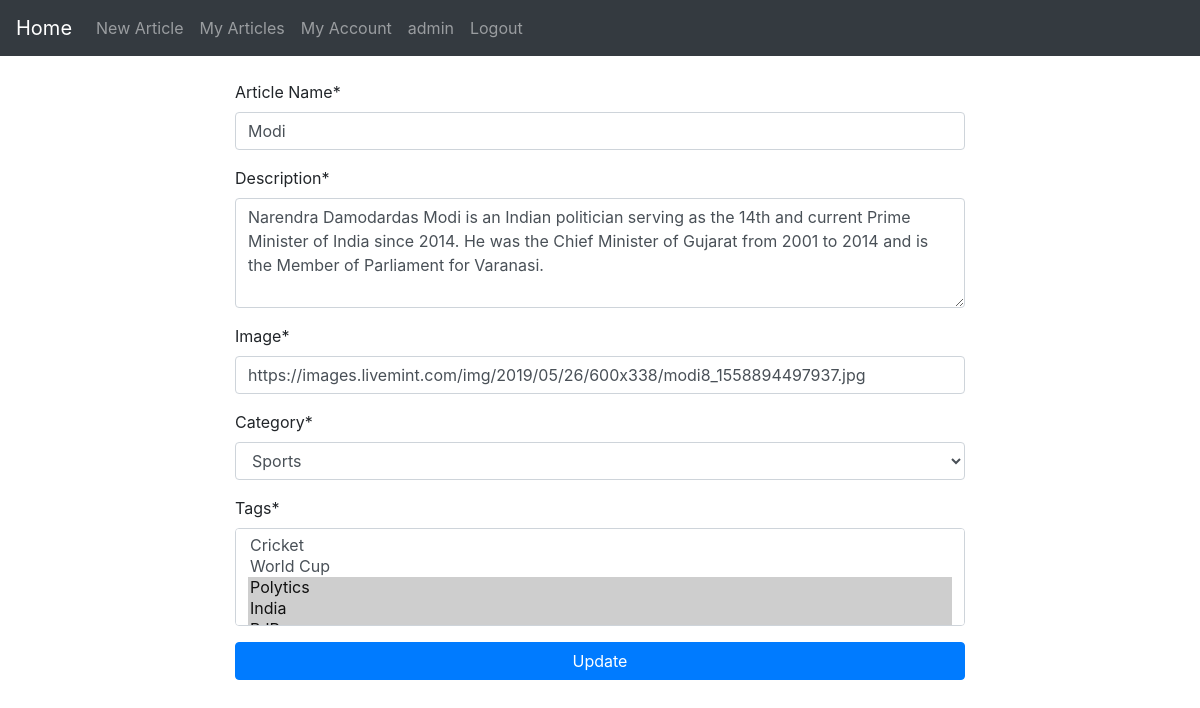
Page /articles/2/edit (signed in) on the committed database.
### articles/models.py (models this page shows, shortened)
class User(AbstractUser):
    mobile = models.CharField(max_length=13)
    birth_date = models.DateField(null=True, blank=True)
    article_preferences = models.ForeignKey(Category,on_delete=models.CASCADE,blank=True,null=True)

class Article(models.Model):
    name = models.CharField("Article Name",max_length=100)
    description = models.TextField(max_length=1000)
    image = models.CharField(max_length=500,default="http://cloudrangers.com/blog/wp-content/uploads/2017/08/blog_default.png")
    category = models.ForeignKey(Category, on_delete=models.CASCADE)
    tags = models.ManyToManyField(Tags)
    user = models.ForeignKey(User, on_delete=models.CASCADE)
    likes = models.ManyToManyField(User,blank=True,related_name='likes')
    dislikes = models.ManyToManyField(User, blank=True, related_name='dislikes')
    blocked_by = models.ManyToManyField(User,blank=True,related_name='blocked_users')

class Category(models.Model):
    name = models.CharField(max_length=300)
    def __str__(self):
        return self.name

class Tags(models.Model):
    name = models.CharField(max_length=50)
    def __str__(self):
        return self.name

### articles/views.py (the view, shortened to what this page needs)
# urls.py: path('<int:pk>/edit',views.ArticleUpdateView.as_view(),name='article_edit'),
@method_decorator(login_required, name='dispatch')
class ArticleUpdateView(UpdateView):
    model = Article
    form_class = ArticleForm
    template_name = 'articles/article_create.html'
    def get_queryset(self):
        queryset = Article.objects.filter(user=self.request.user)
        return queryset

### articles/forms.py
class ArticleForm(ModelForm):
    class Meta:
        model = Article
        exclude = ['user','likes','dislikes','blocked_by']
        widgets = {
            'description': forms.Textarea(attrs={'rows': 4, 'cols': 15}),
        }

### articles/templates/articles/article_create.html (shortened to what this page needs)
{% extends 'articles/base.html' %}
{% block content %}
<div class="row">
<div class="col-md-2"></div>
{% load crispy_forms_tags %}
<form method="post" class="col-md-8">
    {{form|crispy}}
    <input type="submit" value="{%if form.instance.pk %}Update{%else%}Save{%endif%}" class="btn btn-primary btn-block">
</form>
</div>
{% endblock %}

### articles/templates/articles/base.html (shortened to what this page needs)
<!DOCTYPE html>
<html lang="en">
<head>
    {% load static %}
    <link rel="stylesheet" href="https://maxcdn.bootstrapcdn.com/bootstrap/4.3.1/css/bootstrap.min.css">
    <link rel="stylesheet" href="https://use.fontawesome.com/releases/v5.7.0/css/all.css">
    <link href="{% static 'articles/css/article_list_styles.css' %}" rel="stylesheet">
</head>
<body>
<nav class="navbar navbar-expand-md bg-dark navbar-dark">
    <a class="navbar-brand" href="{% url 'home' %}">Home</a>
    <div class="collapse navbar-collapse" id="collapsibleNavbar">
      <ul class="navbar-nav">
          <li class="nav-item">
            <a class="nav-link" href="{% url 'article_create' %}">New Article</a>
          </li>
          {% if user.is_authenticated %}
              <li class="nav-item">
                <a class="nav-link" href="{% url 'my_articles' %}">My Articles</a>
              </li>
              <li class="nav-item">
                <a class="nav-link" href="{% url 'my_account' user.pk %}">My Account</a>
              </li>
               <li class="nav-link" href="#">{% if user.is_authenticated %}{{request.user}}{%else%}Guest{% endif %}</li>
              <li class="nav-item">
                  <a class="nav-link" href="{% url 'account_logout' %}">Logout</a>
              </li><li class="nav-item">
          {% endif %}
      </ul>
    </div>
</nav>
<br>
<div class="container">
{% block content %}
{% endblock %}
</div>
</body>
</html>

### rows in the picture
User: user "admin"
Article: name "Modi", description "Narendra Damodardas Modi is an Indian politician serving as the 14th and current Prime Minister of India since 2014. He was the Chief Minister of Gujarat from 2001 to 2014 and is the Member of Parliament for Varanasi.", image "https://images.livemint.com/img/2019/05/26/600x338/modi8_1558894497937.jpg", category "Sports", id "Update"
